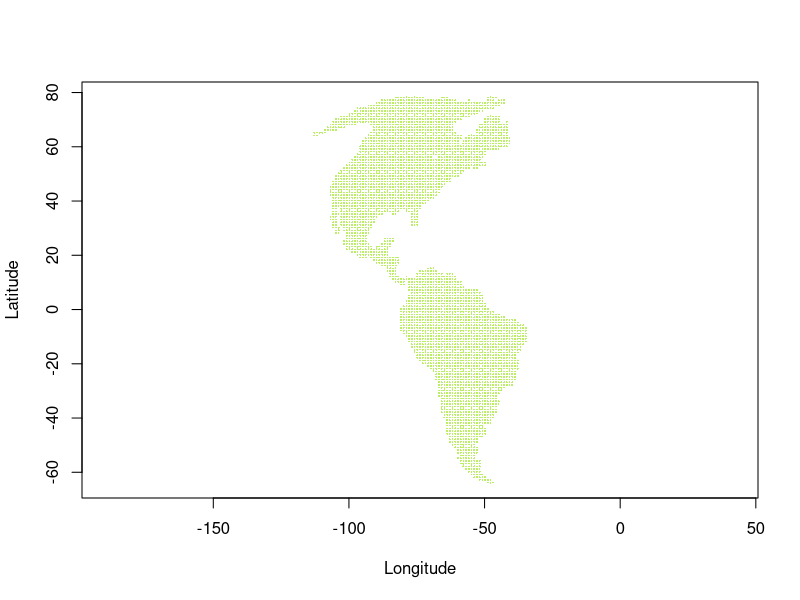
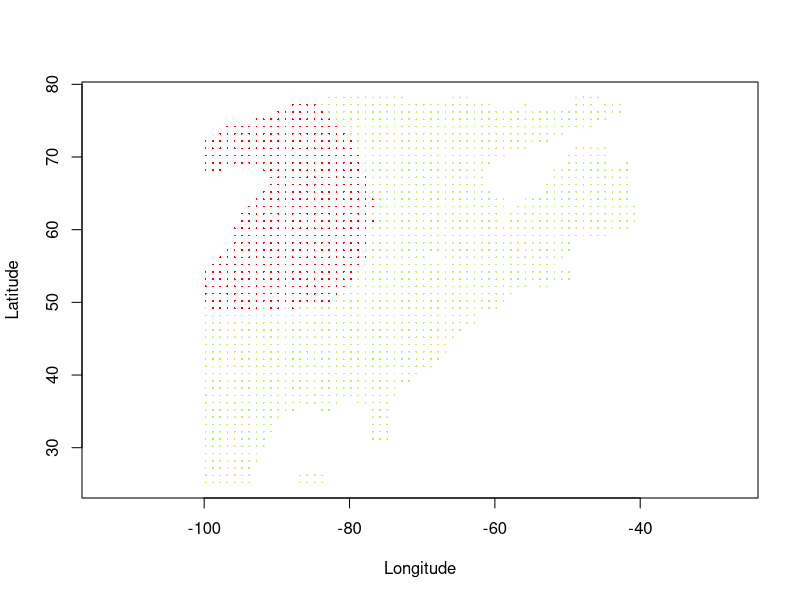
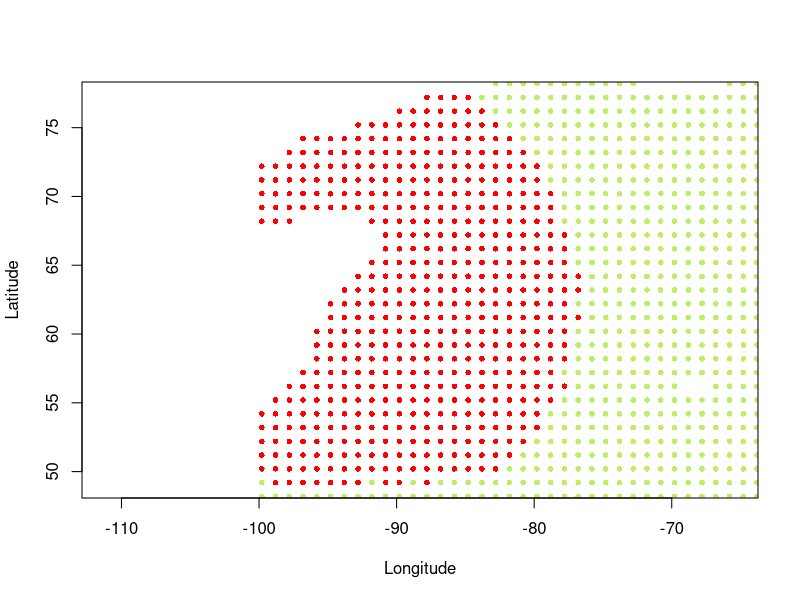

The R source for these figures, in order:
################################################################################
### R BASICS WORKSHOP                                                        ###
### EXERCISE 8-6: Flow control: simulating a geographic range                ###
###                                                                          ###
### Métodos de biología computacional                                        ###
### Facultad de Ciencias, UNAM                                               ###
### Website: github.com/hachepunto/R_Basics_workshop                         ###
################################################################################

## OBJECTIVE:
## Practice the use of 'for' loops.

# The code below simulates the geographic range of a species. More precisely, it
# simulates its area of occupancy (AOO), by starting from one cell and
# repeatedly annexing the nearest unoccupied cell. This kind of simulation has
# been used in papers such as Sheth et al. 2012, "Understanding bias in
# geographic range size estimates", Global Ecology and Biogeography 21: 732-742.

## WORKING DIRECTORY:
## This exercise reads a file from the "Datasets" folder, so your working
## directory must be the workshop folder (the one that contains "Datasets").

## NOTE: earlier versions of this exercise used a file of US forest-plot
## coordinates that is not part of this repository. It now uses the New World
## bat dataset, whose first columns are the coordinates of 100 x 100 km cells.


## TASK 1 ##
## Open the file below and create an object named 'region'. It is
## tab-separated, with column names in the first row. The columns we care about
## are 'longitude' and 'latitude', the centre of each 100 x 100 km cell.

region <- read.table("Datasets/data_batsenviroamerica.txt", header = TRUE,
                     sep = "\t")

dim(region)
head(region)

# Plots the coordinates of all the cells
plot(region$longitude, region$latitude, asp = 1, cex = 0.25, pch = 16,
     col = "darkolivegreen2", xlab = "Longitude", ylab = "Latitude")


## TASK 2 ##
## We are going to use only the eastern part of North America, so we drop
## everything west of longitude -100 and south of latitude 25. Explain what
## each of the two conditions below does, and why they are joined with '&'.

region <- region[region$longitude > -100 & region$latitude > 25, ]
dim(region)

## Make a new map with this subset of the data:
plot(region$longitude, region$latitude, asp = 1, cex = 0.25, pch = 16,
     col = "darkolivegreen2", xlab = "Longitude", ylab = "Latitude")


# 'geo.range' will hold the ROW NUMBERS of the cells occupied by the species.
# We start from a single randomly chosen cell:
geo.range <- sample(1:nrow(region), 1)

points(region$longitude[geo.range], region$latitude[geo.range],
       cex = 0.25, pch = 16, col = "red")


AOO <- 500
# The target size of the geographic range, in number of occupied cells.


## TASK 3 ##
## Read the loop below carefully before running it. Then answer:
##  (a) What does 'source.point' pick, and from where?
##  (b) Why is 'region[-geo.range, ]' used to compute the distances?
##  (c) What does 'order(geodistance)[1]' give you?
##  (d) The last line inside the loop plots the newly annexed cell. Move it
##      outside the loop and compare: what changes and why?

# This loop grows the geographic range until it reaches the predetermined AOO:
for (i in 1:AOO)
{
  # Pick, at random, one of the cells the species already occupies. It will be
  # the source of the next colonization event:
  source.point <- sample(1:length(geo.range), 1)

  # Distances from that occupied cell to every UNOCCUPIED cell. The minus sign
  # in '-geo.range' drops the cells that are already occupied:
  dif.lon <- region$longitude[geo.range[source.point]] - region$longitude[-geo.range]
  dif.lat <- region$latitude[geo.range[source.point]]  - region$latitude[-geo.range]

  geodistance <- sqrt(dif.lon^2 + dif.lat^2)

  # The unoccupied cell closest to the source cell:
  o <- order(geodistance)

  celdas.disponibles <- (1:nrow(region))[-geo.range]

  new.cell <- celdas.disponibles[o[1]]

  # Annex it to the range:
  geo.range <- c(geo.range, new.cell)

  # Plot the newly occupied cell:
  points(region$longitude[new.cell], region$latitude[new.cell],
         cex = 0.25, pch = 16, col = "red")
}


length(geo.range) # Should equal AOO + 1: the seed cell plus AOO annexations


# A closer look at the simulated geographic range:
plot(region$longitude, region$latitude, asp = 1, cex = 0.75, pch = 16,
     col = "darkolivegreen2",
     xlim = range(region$longitude[geo.range]),
     ylim = range(region$latitude[geo.range]),
     xlab = "Longitude", ylab = "Latitude")
points(region$longitude[geo.range], region$latitude[geo.range],
       cex = 0.75, pch = 16, col = "red")


## TASK 4 ##
## The loop above gets slower as the range grows. Explain why, looking at how
## many distances it has to compute on each iteration.
## Hint: 'length(geo.range)' grows by one every time, and 'geodistance' is
## recomputed from scratch on every iteration.


## TASK 5 ##
## Modify the simulation so that, instead of always annexing the SINGLE closest
## cell, it picks at random among the 5 closest ones. How does the shape of the
## resulting range change?


################################################################################
### SOLUTIONS ##################################################################
################################################################################

## The solutions to this exercise live in a separate file:
##
##     soluciones/8-6_flujos_EN_solutions.r
##
## Try it on your own first and use that file afterwards to check your work. It
## re-runs this exercise by itself, so you can open it in a clean session:
##
##     source("soluciones/8-6_flujos_EN_solutions.r")
